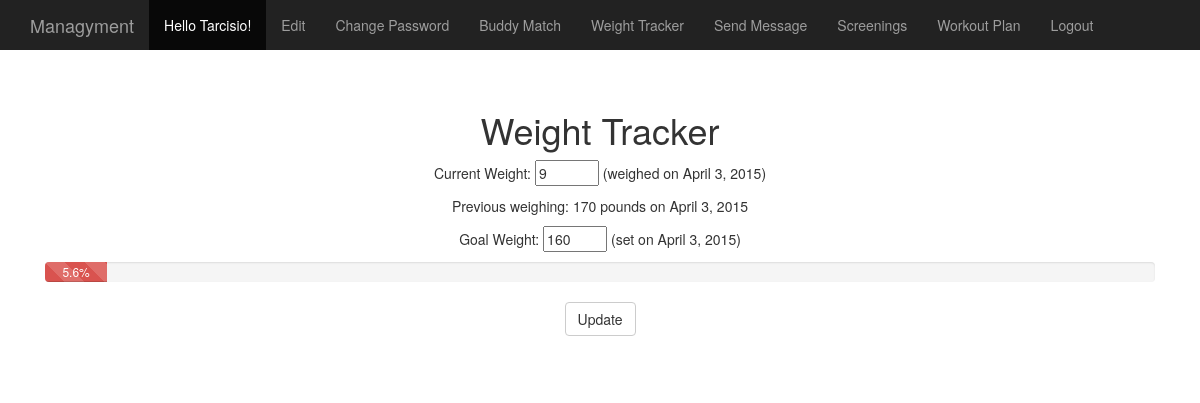
/tracker/ (signed in), run on the app's committed database.
### gym_app/models.py (models this page shows)
class Tracker(models.Model):
    startWeightDate = models.DateField(auto_now_add=True)
    startWeight = models.IntegerField(max_length=4, default=0)
    previousWeightDate = models.DateField(auto_now=True)
    previousWeight = models.IntegerField(max_length=4, default=0)
    currentWeightDate = models.DateField(auto_now=True)
    currentWeight = models.IntegerField(max_length=4, default=170)
    goalWeight = models.IntegerField(default=160, max_length=4)

### gym_app/views.py (the view, shortened to what this page needs)
# urls.py: url(r'^tracker/', tracker),
@login_required
def tracker(request):
    if request.user.is_superuser:
        group = 'admin';
    else:
        try:
            group = User.objects.get(username=request.user.username).groups.all()[0].name;
        except:
            group = 'none'
    user = User.objects.get(username = request.user.username)
    athlete = RegularAthlete.objects.get(user = request.user)
    tracker = athlete.tracker
    progress=0
    result=0
    goal=0
    if tracker.goalWeight < tracker.startWeight: #lose weight goal
        goal = float(tracker.startWeight - tracker.goalWeight)
        result = float(tracker.startWeight - tracker.currentWeight)
    else:
        if tracker.goalWeight > tracker.startWeight: #gain weight goal
            goal = float(tracker.goalWeight - tracker.startWeight)
            result = float(tracker.currentWeight - tracker.startWeight)
    if goal == 0 or result > goal:
        progress = 100.0
    else:
        if result < 0:
            progress = 0.0
        else:
            progress = (result / goal) * 100.0
    progress = round(Decimal(progress), 1)
    tracker.save()
    context = {'tracker' : tracker, 'progress': progress, 'group': group}
    return render(request, 'gym_app/tracker.html', context)

### templates/gym_app/tracker.html (shortened to what this page needs)
{% extends 'base.html' %}
{% load staticfiles %}
{% block content%}
    <h1>Weight Tracker</h1>
       <form id="user_form" method="post" action="/tracker/"
                enctype="multipart/form-data">
            <p>Current Weight: <input type="number" min=1 max=500 name="currentWeight" value={{tracker.currentWeight}} size="50" />  (weighed on {{tracker.currentWeightDate}})</p>
            <p>Previous weighing: {{tracker.previousWeight}} pounds on {{tracker.previousWeightDate}}</p>
            <p>Goal Weight: <input type="number" min=1 max=500 name="goalWeight" value={{tracker.goalWeight}} size="50" />  (set on {{tracker.currentWeightDate}})</p>
            <div class="progress">
          <div class="progress-bar progress-bar-striped progress-bar-danger active" role="progressbar" aria-valuenow="60" aria-valuemin="0" aria-valuemax="200" style="width: {{progress}}%;">{{progress}}%
          </div></div>
            <input type="submit" class="btn btn-default" name="submit" value="Update" />
        </form>
{% endblock %}

### templates/base.html (shortened to what this page needs)
<!DOCTYPE html>
{% load staticfiles %}
<html lang="en">
  <head>
    <link href="{% static "css/bootstrap.min.css" %}" rel="stylesheet">
    <link href="{% static "css/starter-template.css" %}" rel="stylesheet">
    <link href="{% static "css/dashboard.css" %}" rel="stylesheet">
  </head>
  <body>
    <nav class="navbar navbar-inverse navbar-fixed-top">
      <div class="container">
        <div class="navbar-header">
          <a class="navbar-brand" href="/index">Managyment</a>
        </div>
        <div id="navbar" class="collapse navbar-collapse">
          <ul class="nav navbar-nav">
            {% if user.is_authenticated %}
              <li class="active"><a href="/index">Hello {{ user.first_name }}!</a></li>
                {% if group == 'admin' %}
                  <li><a href="/admin/">Dashboard</a></li>
                  <li><a href="/members">Send Message</a></li>
                  <li><a href="/plan_manage">Plan Management</a></li>
                  <li><a href="/logout/">Logout</a></li>
                {% elif group == 'premium' %}
                  <li><a href="/edit">Edit</a></li>
                  <li><a href="/change_password">Change Password</a></li>
                  <li><a href="/buddy_match">Buddy Match</a></li>
                  <li><a href="/tracker">Weight Tracker</a></li>
                  <li><a href="/members">Send Message</a></li>
                  <li><a href="/screenings">Screenings</a></li>
                  <li><a href="/workout_plan">Workout Plan</a></li>
                  <li><a href="/logout/">Logout</a></li>
                {% elif group == 'personal_trainer' %}
                  <li><a href="/edit">Edit</a></li>
                  <li><a href="/screenings">Screenings</a></li>
                  <li><a href="/members">Send Message</a></li>
                  <li><a href="/logout/">Logout</a></li>
                {% endif %}
            {% else %}
              <li class="active"><a href="/index">Home</a></li>
              <li><a href="/register/">Register Here</a></li>
              <li><a href="/login/">Login</a></li>
            {% endif %}
          </ul>
        </div>
      </div>
    </nav>
    <div class="container">
      <div class="starter-template">
        {% block content %}
        {% endblock %}
      </div>
    </div>
  </body>
</html>

### static/css/starter-template.css (style rules this page uses)
body { padding-top: 50px; }
.starter-template { padding: 40px 15px; text-align: center; }

### static/css/dashboard.css (style rules this page uses)
body { padding-top: 50px; }
.navbar-fixed-top { border: 0; }

### data on the page
Tracker: currentWeight "9", currentWeightDate "April 3, 2015", previousWeight "170", previousWeightDate "April 3, 2015", goalWeight "160"

### other printed values
{{ user.first_name }} "Tarcisio"
{{ progress }} "5.6"
